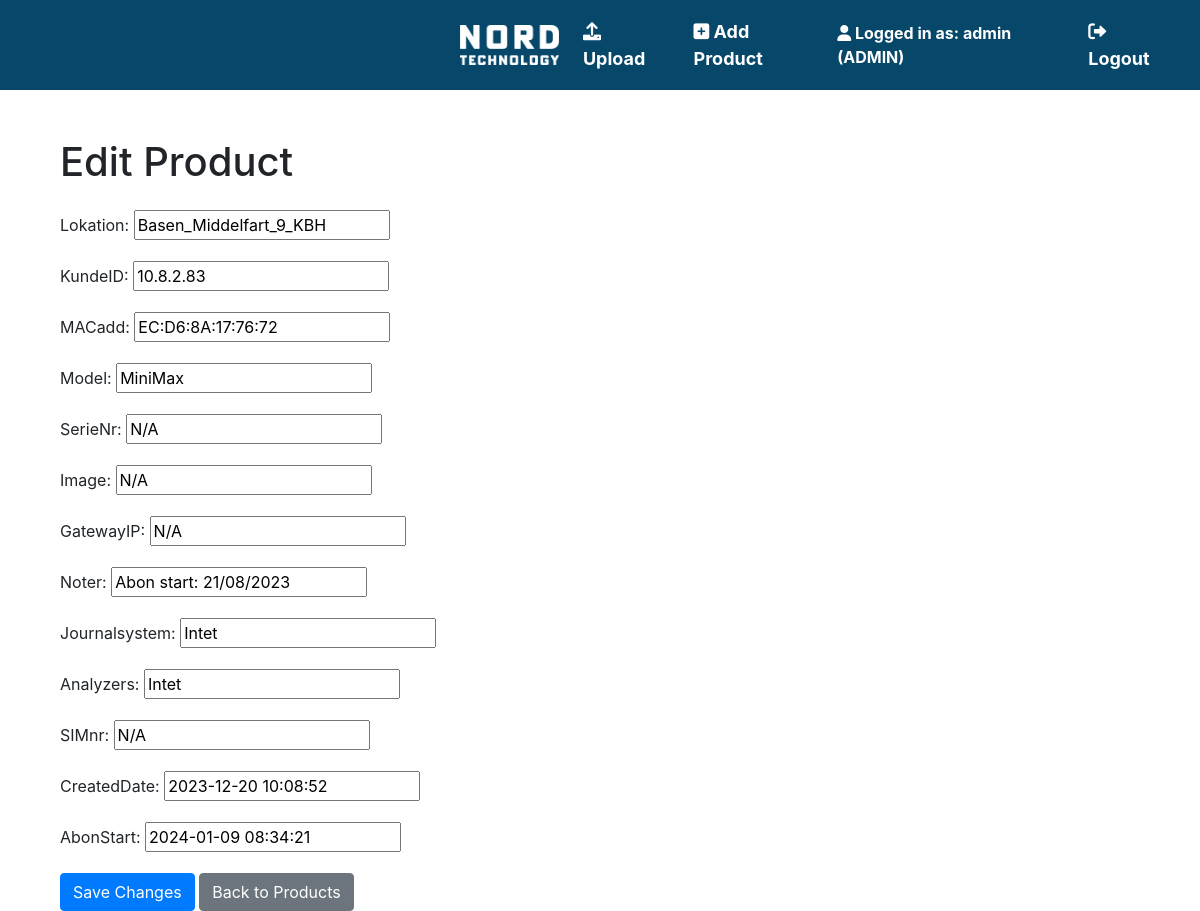
The page /edit/4/21/ (signed in) on the database its author committed.
### uploader/models.py (models this page shows, shortened)
class CustomUser(AbstractUser):
    USER_TYPE_CHOICES = (
        ('ADMIN', 'Admin'),
        ('USER', 'User'),
    )
    user_type = models.CharField(choices=USER_TYPE_CHOICES, max_length=10)

class Product(models.Model):
    Lokation = models.CharField(max_length=255, null=True, blank=True)
    KundeID = models.CharField(max_length=255, null=True, blank=True)
    MACadd = models.CharField(max_length=255, null=True, blank=True)
    Model = models.CharField(max_length=255, null=True, blank=True)
    SerieNr = models.CharField(max_length=255, null=True, blank=True)
    GatewayIP = models.CharField(max_length=255, null=True, blank=True)
    Noter = models.CharField(max_length=255, null=True, blank=True)
    Journalsystem = models.CharField(max_length=255, null=True, blank=True)
    Analyzers = models.CharField(max_length=255, null=True, blank=True)
    SIMnr = models.CharField(max_length=255, null=True, blank=True)
    Image = models.CharField(max_length=255, null=True, blank=True)
    company = models.ForeignKey(Company, on_delete=models.CASCADE, db_constraint=True, null=True, blank=True)
    CreatedDate = models.DateTimeField(default=timezone.now, null=True, blank=True)
    AbonStart = models.DateTimeField (default=timezone.now, null=True, blank=True)

### uploader/views.py (the view)
# urls.py: path('edit/<int:company_id>/<int:product_id>/', views.edit_product, name='edit_product'),
@login_required(login_url='/login/')
def edit_product(request, company_id, product_id):
    company = get_object_or_404(Company, pk=company_id)
    product = get_object_or_404(Product, pk=product_id)
    if request.method == 'POST':
        form = ProductForm(request.POST, instance=product)
        if form.is_valid():
            form.save()
            return redirect('display_data')
    else:
        form = ProductForm(instance=product)
    return render(request, 'edit_product.html', {'form': form})

### uploader/forms.py
class ProductForm(ModelForm):
    class Meta:
        model = Product
        fields = ["Lokation", "KundeID", "MACadd", "Model", "SerieNr", "Image", "GatewayIP", "Noter", "Journalsystem", "Analyzers", "SIMnr", "CreatedDate", "AbonStart"]

### uploader/templates/edit_product.html (shortened to what this page needs)
{% extends 'base.html' %}
{% block content %}
<div class="container mt-5">
    <h1 class="mb-4">Edit Product</h1>
    <form method="post">
        <div class="mb-3">
            {{ form.as_p }}
        </div>
        <button type="submit" class="btn btn-primary">Save Changes</button>
        <a href="{% url 'display_data' %}" class="btn btn-secondary">Back to Products</a>
    </form>
</div>
{% endblock %}

### uploader/templates/base.html (shortened to what this page needs)
{% load static %}
<!DOCTYPE html>
<html lang="en">
<head>
    <link rel="stylesheet" href="https://stackpath.bootstrapcdn.com/bootstrap/4.5.2/css/bootstrap.min.css">
    <link rel="stylesheet" href="https://cdnjs.cloudflare.com/ajax/libs/font-awesome/6.0.0-beta3/css/all.min.css">
</head>
<body>
    <nav class="navbar navbar-expand-lg navbar-dark" style="background-color: #07486A;">
        <a class="navbar-brand" href="{% url 'display_data' %}">
            <img src="{% static 'images/Nord_logo_hvidt.png' %}" alt="Company Logo" height="40">
        </a>
        <div class="collapse navbar-collapse" id="navbarNav">
            <ul class="navbar-nav ml-auto">
                <li class="nav-item">
                    <a class="nav-link" href="{% url 'upload' %}" style="color: white;">
                        <i class="fas fa-upload"></i> Upload
                    </a>
                <li class="nav-item">
                    <a class="nav-link" href="{% url 'add_product' %}" style="color: white;">
                        <i class="fas fa-plus-square"></i> Add Product
                    </a>
                <li class="nav-item align-self-center">
                    <span class="logged">
                        {% if request.user.is_authenticated %}
                        <i class="fas fa-user"></i> Logged in as: {{ request.user.username }} ({{ request.user.user_type }})
                        {% else %}
                        <i class="fas fa-user-slash"></i> Not logged in
                        {% endif %}
                    </span>
                </li>
                {% if request.user.is_authenticated %}
                <li class="nav-item">
                    <a class="nav-link" href="{% url 'user_logout' %}" style="color: white;">
                        <i class="fas fa-sign-out-alt"></i> Logout
                    </a>
                </li>
                {% endif %}
            </ul>
        </div>
    </nav>
    <div class="container mt-4">
        {% block content %}
        {% endblock %}
    </div>
</body>
</html>

### uploader/templates/base.html (style rules this page uses)
.navbar { background-color: #07486A; padding: 10px; }
.navbar .navbar-brand { color: #ffffff; font-size: 24px; font-weight: bold; padding-left: 450px; }
.navbar ul li a { color: #ffffff; font-size: 18px; font-weight: bold; text-decoration: none; margin-right: 20px; }
.logged { color: white; margin-right: 20px; font-weight: bold; }

### rows shown on the page
CustomUser: user.username "admin", user.user_type "ADMIN"
Product: Lokation "Basen_Middelfart_9_KBH", KundeID "10.8.2.83", MACadd "EC:D6:8A:17:76:72", Model "MiniMax", SerieNr "N/A", Image "N/A", GatewayIP "N/A", Noter "Abon start: 21/08/2023", Journalsystem "Intet", Analyzers "Intet", SIMnr "N/A", CreatedDate "2023-12-20 10:08:52", AbonStart "2024-01-09 08:34:21"
